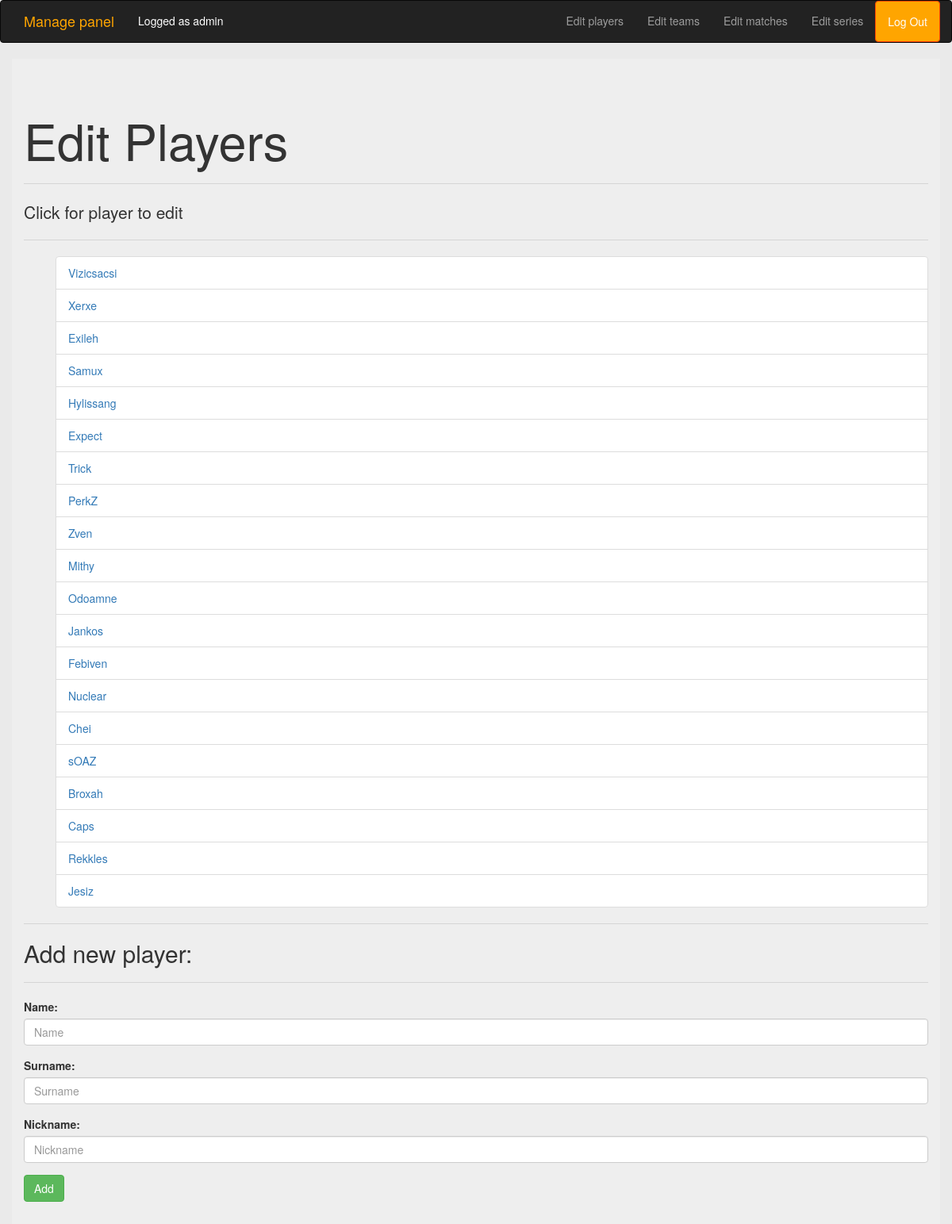
The app's page /manage/players (signed in), older data.
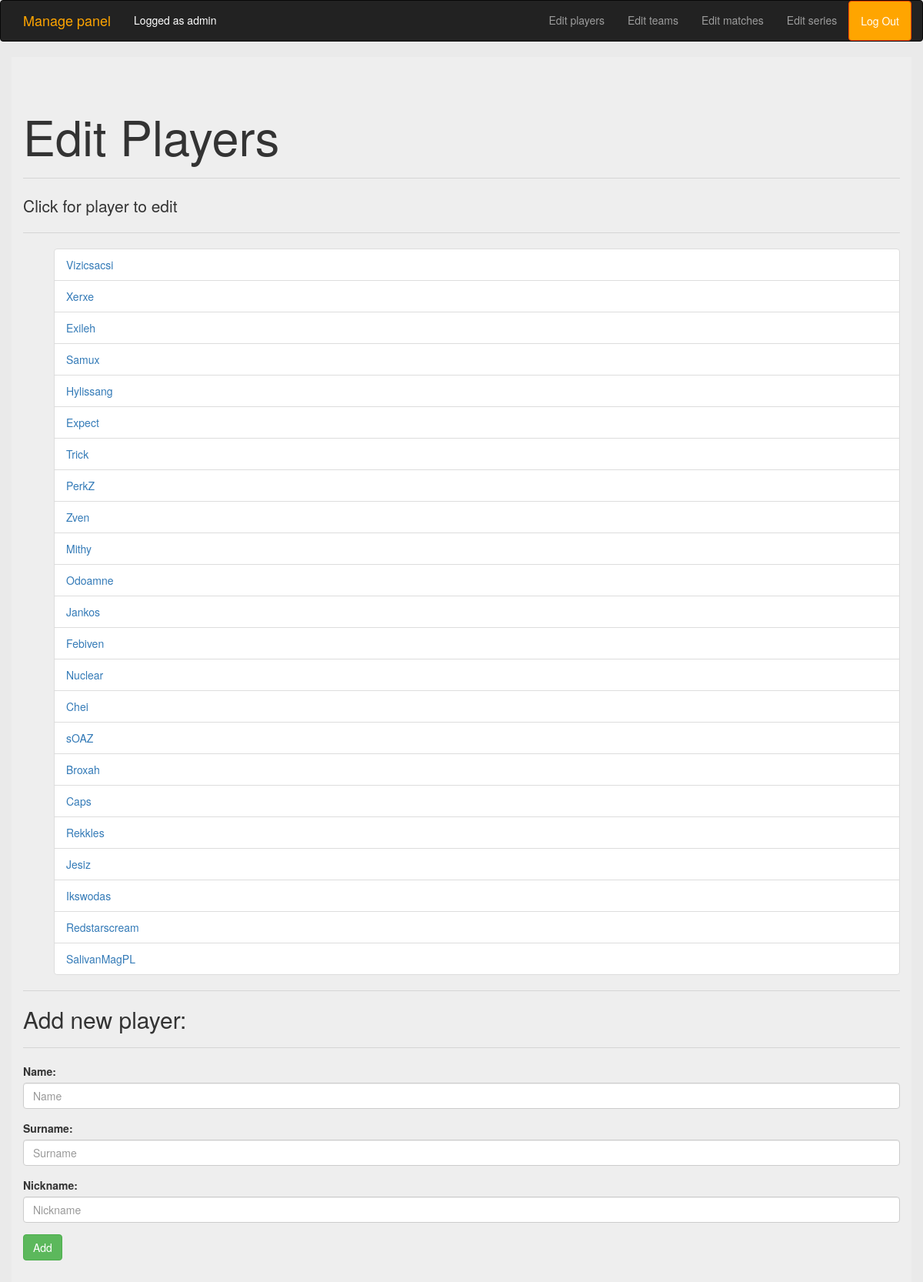
The same page, newer data.
### game/models.py (models this page shows)
class Player(models.Model):
    name = models.CharField(max_length=20)
    surname = models.CharField(max_length=30)
    nickname = models.CharField(max_length=20)
    team = models.ForeignKey(Team)
    def __str__(self):
        return self.nickname

### managePanel/views.py (the view)
# urls.py: url(r'^players/(?P<team_id>[0-9]+)/$', views.show_players, name="players"),
def players(request):
    if not request.user.is_authenticated:
        return redirect('/manage/')
    players = Player.objects.all()
    return render(request, 'managePlayers.html', {'players': players})

### managePanel/templates/managePlayers.html
{% extends "manageBase.html" %}
{% block content %}
    <h1>Edit Players</h1>
    <hr>
    <p>Click for player to edit</p>
    <hr>
    <ul>
    {% for p in players %}
        <li class="list-group-item"><a href="{% url 'manage:editPlayer' p.id %}">{{ p }}</a></li>
    {% endfor %}
    </ul>
    <hr>
    <h2>Add new player:</h2>
    <hr>
    <form method="post" action="{% url 'manage:addPlayer' %}">{% csrf_token %}
        <div class="form-group">
            <label for="name">Name:</label>
            <input type="text" class="form-control" placeholder="Name" name="name" required>
        </div>
        <div class="form-group">
            <label for="surname">Surname:</label>
            <input type="text" class="form-control" placeholder="Surname" name="surname" required>
        </div>
        <div class="form-group">
            <label for="nickname">Nickname:</label>
            <input type="text" class="form-control" placeholder="Nickname" name="nickname" required>
        </div>
        <button type="submit" class="btn btn-success">Add</button>
    </form>
{% endblock %}

Row changes from the older to the newer data that the page shows:
added Player: nickname "Ikswodas"
added Player: nickname "Redstarscream"
added Player: nickname "SalivanMagPL"
